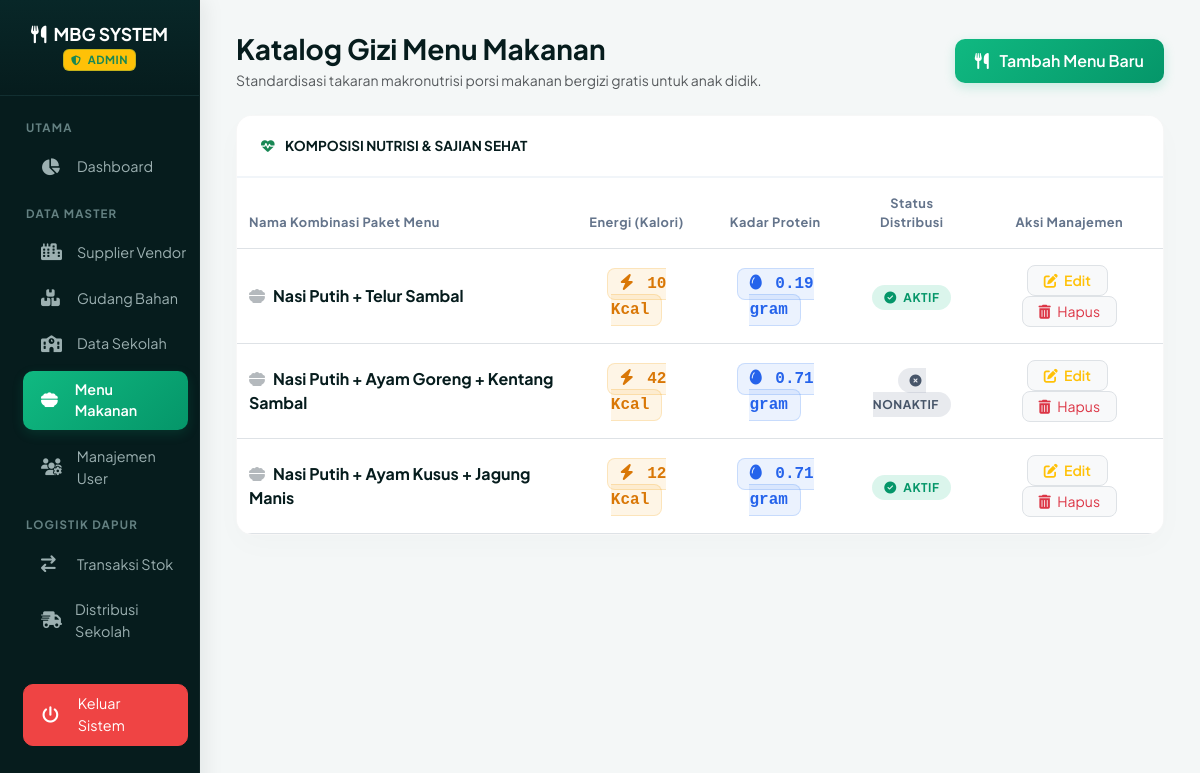
/index.php?page=menu (signed in), run on the app's committed database.
### tables this page shows
CREATE TABLE `menu_makanan` (
  `id_menu` int(11) NOT NULL,
  `nama_menu` varchar(100) NOT NULL,
  `kalori` int(11) NOT NULL,
  `protein` decimal(5,2) NOT NULL,
  `status` enum('aktif','nonaktif') NOT NULL
);

### controllers/MenuController.php (called while the page is built, shortened)
<?php
require_once __DIR__ . '/../config/Database.php';
class MenuController {
    private $db;
    public function __construct() {
        $database = new Database();
        $this->db = $database->getConnection();
    }
    public function readAll() {
        $query = "SELECT * FROM menu_makanan ORDER BY id_menu DESC";
        return $this->db->query($query)->fetchAll(PDO::FETCH_ASSOC);
    }
}
?>

### config/Database.php (called while the page is built, shortened)
<?php
class Database {
    private $host = "localhost";
    private $db_name = "db_project_mbg";
    private $username = "root";
    private $password = "";
    public function getConnection() {
        $this->conn = null;
        try {
            $this->conn = new PDO("mysql:host=" . $this->host . ";dbname=" . $this->db_name, $this->username, $this->password);
            $this->conn->setAttribute(PDO::ATTR_ERRMODE, PDO::ERRMODE_EXCEPTION);
            $this->conn->exec("set names utf8mb4");
        } catch(PDOException $exception) {
            echo "Koneksi database gagal: " . $exception->getMessage();
        }
        return $this->conn;
    }
}
?>

### views/menu.php (the view, shortened to what this page needs)
<?php
require_once __DIR__ . '/../controllers/MenuController.php';
$menuCtrl = new MenuController();
$menus = $menuCtrl->readAll();
?>
<div class="container-fluid pt-2">
    <div class="d-flex justify-content-between align-items-center mb-4">
        <div>
            <h3 class="mbg-title mb-1">Katalog Gizi Menu Makanan</h3>
            <p class="text-muted small mb-0">Standardisasi takaran makronutrisi porsi makanan bergizi gratis untuk anak didik.</p>
        </div>
        <button class="btn btn-mbg-primary" data-bs-toggle="modal" data-bs-target="#modalTambah">
            <i class="fas fa-utensils me-2"></i> Tambah Menu Baru
        </button>
    </div>
    <div class="card mbg-table-card border-0">
        <div class="mbg-table-header d-flex align-items-center">
            <span class="fw-bold text-uppercase tracking-wide" style="font-size: 0.85rem; color: #061c1d;">
                <i class="fas fa-heart-pulse text-success me-2"></i> Komposisi Nutrisi & Sajian Sehat
            </span>
        </div>
        <div class="table-responsive">
            <table class="table table-hover align-middle mb-0">
                <thead>
                    <tr>
                        <th class="ps-4">Nama Kombinasi Paket Menu</th>
                        <th class="text-center">Energi (Kalori)</th>
                        <th class="text-center">Kadar Protein</th>
                        <th class="text-center">Status Distribusi</th>
                        <th class="text-center pe-4">Aksi Manajemen</th>
                    </tr>
                </thead>
                <tbody>
                    <?php if (count($menus) > 0): ?>
                        <?php foreach($menus as $row): ?>
                        <tr>
                            <td class="ps-4 fw-bold" style="color: #061c1d;">
                                <i class="fas fa-bowl-food text-secondary opacity-50 me-2"></i><?= htmlspecialchars($row['nama_menu']); ?>
                            </td>
                            <td class="text-center">
                                <span class="badge-kalori font-monospace">
                                    <i class="fas fa-bolt me-1"></i> <?= $row['kalori']; ?> Kcal
                                </span>
                            </td>
                            <td class="text-center">
                                <span class="badge-protein font-monospace">
                                    <i class="fas fa-egg me-1"></i> <?= $row['protein']; ?> gram
                                </span>
                            </td>
                            <td class="text-center">
                                <span class="<?= $row['status'] == 'aktif' ? 'badge-status-aktif' : 'badge-status-nonaktif'; ?>">
                                    <i class="fas <?= $row['status'] == 'aktif' ? 'fa-circle-check' : 'fa-circle-xmark'; ?> me-1"></i>
                                    <?= strtoupper($row['status']); ?>
                                </span>
                            </td>
                            <td class="text-center pe-4">
                                <button class="btn btn-sm btn-light border text-warning px-3 rounded-3 me-1 fw-semibold" data-bs-toggle="modal" data-bs-target="#modalEdit<?= $row['id_menu']; ?>">
                                    <i class="fas fa-pen-to-square me-1"></i> Edit
                                </button>
                                <form method="POST" action="" onsubmit="return confirm('Hapus menu ini? Semua resep komposisi terlampir akan terhapus!');" style="display:inline;">
                                    <button type="submit" class="btn btn-sm btn-light border text-danger px-3 rounded-3">
                                        <i class="fas fa-trash-can me-1"></i> Hapus
                                    </button>
                                </form>
                            </td>
                        </tr>
                        <?php endforeach; ?>
                    <?php endif; ?>
                </tbody>
            </table>
        </div>
    </div>
</div>

### templates/header.php (style rules this page uses)
body { min-height: 100vh; background-color: #f4f7f7; font-family: 'Plus Jakarta Sans', sans-serif; -webkit-font-smoothing: antialiased; }

### views/menu.php (style rules this page uses)
.mbg-title { color: #061c1d; font-weight: 700; }
.btn-mbg-primary { background: linear-gradient(135deg, #10b981 0%, #059669 100%) !important; color: #ffffff !important; border: none !important; font-weight: 600; border-radius: 10px; padding: 10px 20px; box-shadow: 0 4px 12px rgba(16, 185, 129, 0.2); transition: all 0.25s ease; }
.mbg-table-card { border-radius: 16px !important; border: 1px solid rgba(0, 0, 0, 0.03) !important; box-shadow: 0 10px 30px rgba(6, 28, 29, 0.02) !important; background: #ffffff; overflow: hidden; }
.mbg-table-header { background: #ffffff !important; border-bottom: 2px solid #f1f5f9 !important; padding: 20px 24px; }
.table th { font-size: 0.8rem; text-uppercase: true; letter-spacing: 0.5px; color: #64748b; padding: 16px 12px !important; }
.table td { padding: 16px 12px !important; color: #334155; }
.badge-kalori { background: rgba(245, 158, 11, 0.1) !important; color: #d97706 !important; border: 1px solid rgba(245, 158, 11, 0.2); font-weight: 600; padding: 6px 12px; border-radius: 8px; }
.badge-protein { background: rgba(59, 130, 246, 0.1) !important; color: #2563eb !important; border: 1px solid rgba(59, 130, 246, 0.2); font-weight: 600; padding: 6px 12px; border-radius: 8px; }
.badge-status-aktif { background: rgba(16, 185, 129, 0.15) !important; color: #059669 !important; font-weight: 700; padding: 5px 12px; border-radius: 30px; font-size: 0.75rem; letter-spacing: 0.5px; }
.badge-status-nonaktif { background: rgba(100, 116, 139, 0.15) !important; color: #475569 !important; font-weight: 700; padding: 5px 12px; border-radius: 30px; font-size: 0.75rem; letter-spacing: 0.5px; }

### data on the page
menu_makanan: nama_menu "Nasi Putih + Telur Sambal", kalori "10", protein "0.19", status "AKTIF"
menu_makanan: nama_menu "Nasi Putih + Ayam Goreng + Kentang Sambal", kalori "42", protein "0.71", status "NONAKTIF"
menu_makanan: nama_menu "Nasi Putih + Ayam Kusus + Jagung Manis", kalori "12", protein "0.71", status "AKTIF"

### other printed values
$role "ADMIN"
